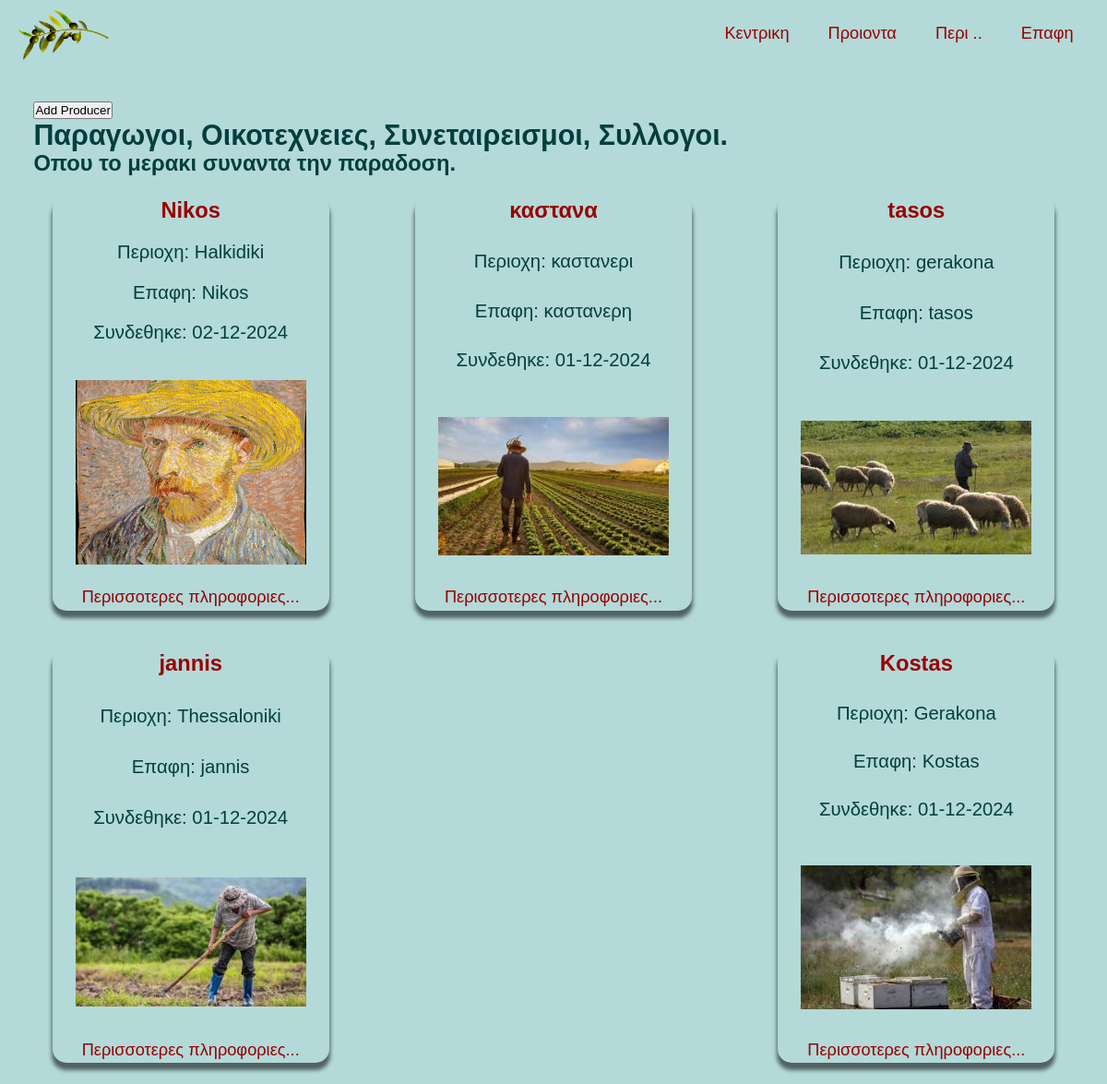
The page /products/producers on the database its author committed.
### products/models.py (models this page shows, shortened)
class Producer(models.Model):
    name = models.CharField(max_length=200)
    region = models.CharField(max_length=200)
    contact = models.CharField(max_length=255)
    image = models.ImageField(upload_to='producers/', default='producers/farmer2.jpeg')
    registered = models.DateTimeField(auto_now_add=True)
    class Meta:
        verbose_name_plural = "Producers"
        ordering = ['-registered']

### products/views.py (the view)
# urls.py: path('producers', views.producers, name='producers'),
def producers(request):
    producers = Producer.objects.all()
    ctx = {
        'title': "Our Producers",
        'producers': producers,
    }
    return render(request, 'products/producers.html', ctx)

### products/templates/products/producers.html
{% extends "portal/base.html" %}
{% load static %}
{% block content %}
<div class="page__container">
            <a href="{% url "products:add_producer" %}">
                <button>
                    Add Producer
                </button>
            </a>
            <h2 class="section__title">Παραγωγοι, Οικοτεχνειες, Συνεταιρεισμοι, Συλλογοι.</h2>
            <h3>Οπου το μερακι συναντα την παραδοση.</h3>
            <div class="cards">
                {% for producer in producers %}
                    <div class="card">
                        <h3 class="card_title"> {{ producer.name }}</h3>
                    <p class_"card_info">Περιοχη: {{ producer.region }}</p>
                    <p class_"card_info">Επαφη: {{ producer.contact }}</p>
                    <p class_"card_info_date txt-blue-400">Συνδεθηκε: {{ producer.registered|date:'d-m-Y' }}</p>
                    <p class="item_image">
                        <img src=" {% get_media_prefix %}{{ producer.image }}" alt="{{ producer.name }}">
                    </p>
                    <a href="{% url "products:producer_detail" producer.id %}">Περισσοτερες πληροφοριες...</a>
                    </div>
                {% endfor %}
            </div>
</div>
{% endblock content %}

### static/css/custom.css (style rules this page uses)
:root { --sec-bg-pale: #CFECEC; --bg-light-teal: #B3D9D9; --sec-bg-teal-green: #00827F; --teal-blue: #007C80; --medium-teal:#045F5F; --sec-text-dark-teal: #045D5D; --text-deep-teal: #033E3E; --gunmetal: #2C3539; --btn-text-color: #F5F5F5; --olive: #808000; --crimson-red: #990000; --sandstone: #786D5F; }
* { box-sizing: border-box; padding: 0; margin: 0; scroll-behavior: smooth; text-decoration: none; }
html, body { color: var(--text-deep-teal); font-size: var(--main-fsize); font-family: 'Crimson Text', sans-serif; font-size: 1rem; font-size: clamp(1rem, 0.95rem + 0.25vw, 1.25rem); font-weight: 400; font-style: normal; background-color: var(--bg-light-teal); }
a { text-decoration: none; color:var(--crimson-red); font-size: 1rem; transition: all 0.5s; }
.page__container { padding: 2rem; }
.cards { display: flex; align-items: center; justify-content: space-between; flex-wrap: wrap; }
.card { border-radius: 15px; width: 300px; height: 450px; display: flex; flex-direction: column; justify-content: space-between; align-items: center; margin: 1em; padding: 0.2rem; box-shadow: 0px 7px 4px 1px rgba(0,0,0,0.55); }
.card_title { color: #990000; }
.item_image { width: 250px; margin-top: 1em; }
.item_image img { object-fit: cover; max-height: 200px; width: 250px; }

### rows shown on the page
Producer: name "Nikos", region "Halkidiki", contact "Nikos", registered "02-12-2024", image (picture)
Producer: name "καστανα", region "καστανερι", contact "καστανερη", registered "01-12-2024", image (picture)
Producer: name "tasos", region "gerakona", contact "tasos", registered "01-12-2024", image (picture)
Producer: name "jannis", region "Thessaloniki", contact "jannis", registered "01-12-2024", image (picture)
Producer: name "Kostas", region "Gerakona", contact "Kostas", registered "01-12-2024", image (picture)
